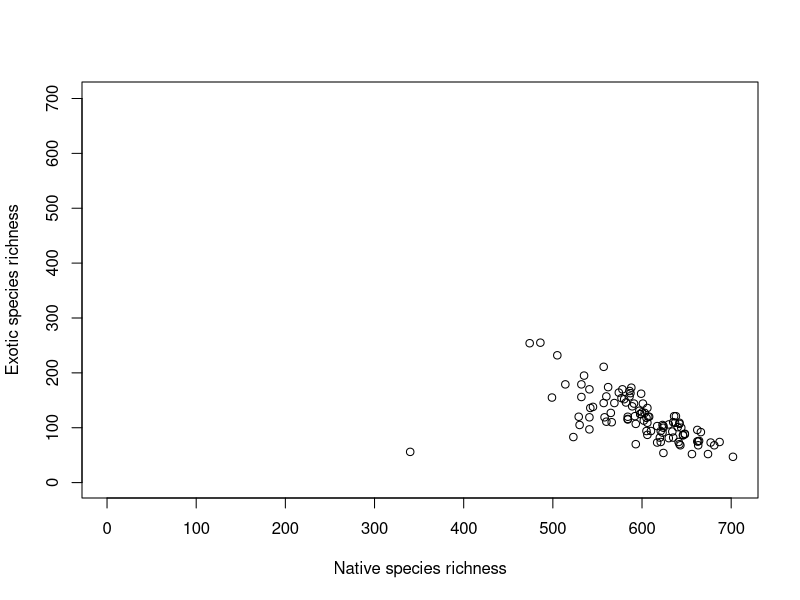

The R source for this figure:
##Replicate figure 1 of the Fridley, et al. 2004 paper
#Using Fridley Code from their paper
reps <- 100 #number of communities
samples <- c(5, 10, 20, 50, 100, 800) #sample sizes of individuals (per patch?)
##We want a list of matrices
outputlist <- list()
outputmatrix <- matrix(NA, nrow = 2, ncol = length(samples))
pools <- runif(reps, min = 20, max = 100)
for(l in 1:reps) {
for(i in 1:ncol(outputmatrix)) #fill the arrays with abundances
{
  species <- c()
  species <- c(rep(1, round(0.75*pools[i])), rep(2, round(0.15*pools[i])), rep(3, round(0.1*pools[i])))
  #Next step is to get the abundance for each species
  indiv.vector <- floor(rlnorm(length(species), 8, 1)) #vector of abundances
  community <- c()
  for(j in 1:length(species))
  {
    community <- c(community, rep(species[j], indiv.vector[j]))
  }
  #Now sample the communities at different sample sizes (see samples)
  record <- sample(community, size = samples[i])
  outputmatrix[,i] <- c(sum(record == 1), sum(record == 2)) #native, exotic
}
outputlist[[l]] <- outputmatrix
}
##Now I should actually to plot this
maxes <- c()
for(m in 1:length(outputlist))
{
  maxes <- c(maxes, max(outputlist[[m]]))
}
plot(NA, xlim = c(0,max(maxes)), ylim = c(0,max(maxes)), xlab = "Native species richness", ylab = "Exotic species richness") #plot window
for(n in 1:length(outputlist))
{
  points(x = outputlist[[n]][1,6], y = outputlist[[n]][2,6])
}
##THIS DID NOT WORK OH GOSH DO NOT USE IT